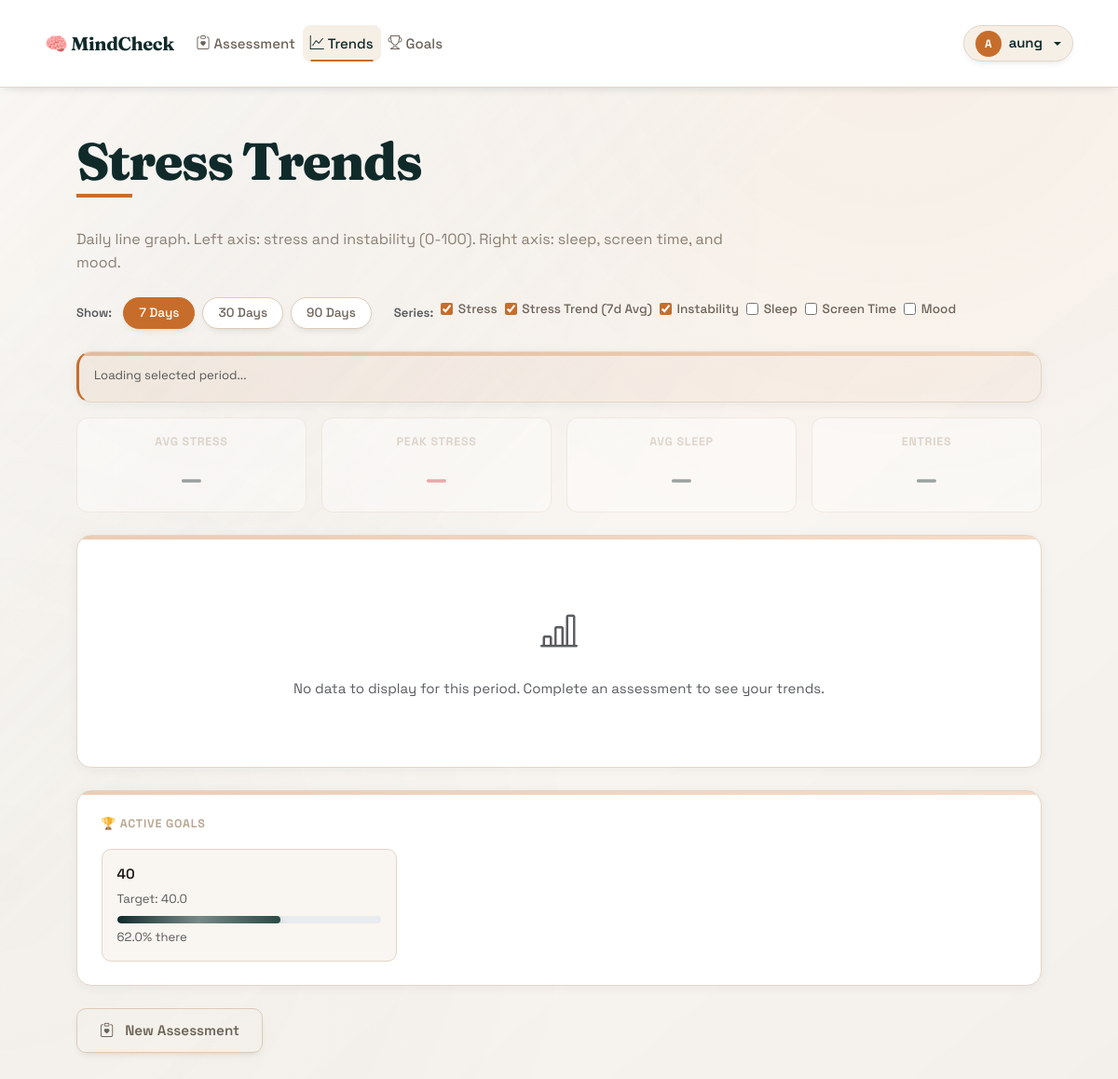
Screenshot of /history (signed in) with the database file from the repository.
### database.py (models this page shows, shortened)
class User(UserMixin, db.Model):
    __tablename__ = 'users'
    id = db.Column(db.Integer, primary_key=True)
    username = db.Column(db.String(80), unique=True, nullable=False, index=True)
    email = db.Column(db.String(120), unique=True, nullable=False, index=True)
    password_hash = db.Column(db.String(255), nullable=False)
    created_at = db.Column(db.DateTime, default=datetime.utcnow)
    goals = db.relationship('Goal', backref='user', lazy=True, cascade='all, delete-orphan')
    assessments = db.relationship('AssessmentEntry', backref='user', lazy=True, cascade='all, delete-orphan')

class Goal(db.Model):
    __tablename__ = 'goals'
    id = db.Column(db.Integer, primary_key=True)
    user_id = db.Column(db.Integer, db.ForeignKey('users.id'), nullable=False)
    goal_type = db.Column(db.String(50), nullable=False)  # 'avg_stress', 'peak_stress', 'streak_days'
    description = db.Column(db.String(255))
    target_value = db.Column(db.Float, nullable=False)
    current_value = db.Column(db.Float, default=0.0)
    deadline = db.Column(db.Date, nullable=True)
    created_at = db.Column(db.DateTime, default=datetime.utcnow)
    completed_at = db.Column(db.DateTime, nullable=True)
    status = db.Column(db.String(20), default='active')
    def calculate_progress(self):
        if self.goal_type in ['avg_stress', 'peak_stress']:
            if self.current_value <= self.target_value:
                return 100.0
            max_stress = 100.0  # Assuming stress is 0-100
            progress = max(0, (max_stress - self.current_value) / (max_stress - self.target_value) * 100)
            return min(100.0, progress)
        elif self.goal_type == 'streak_days':
            progress = (self.current_value / self.target_value) * 100
            return min(100.0, progress)
        return 0.0

### app.py (the view)
@app.route('/history')
@login_required
def history():
    history_data = _load_history_entries_for_user(current_user.id)
    active_goals = Goal.query.filter_by(user_id=current_user.id, status='active').all()
    has_unsaved_result = ('wizard_result' in session and 'wizard_saved_entry_id' not in session)
    return render_template('history.html',
                           history_data=history_data,
                           user=current_user,
                           goals=active_goals,
                           has_unsaved_result=has_unsaved_result)

### app.py (called while the page is built, shortened)
@login_manager.user_loader
def load_user(user_id):
    return User.query.get(int(user_id))

def _load_history_entries_for_user(user_id):
    db_entries = AssessmentEntry.query.filter_by(user_id=user_id).order_by(AssessmentEntry.created_at.asc()).all()
    db_history = [entry.to_history_dict() for entry in db_entries]
    json_history = StressHistory(user_id=user_id).load_history()
    if not db_history:
        return json_history
    if not json_history:
        return db_history

### stress_history.py (called while the page is built)
    def load_history(self):
        if not os.path.exists(self.history_file):
            return []
        try:
            with open(self.history_file, 'r') as f:
                return json.load(f)
        except (json.JSONDecodeError, IOError):
            return []

### templates/history.html (shortened to what this page needs)
{% extends "base.html" %}
{% block content %}
<div class="container py-5">
    <div class="page-header stack mb-4">
        <h1>Stress Trends</h1>
        <p class="page-subtitle">Daily line graph. Left axis: stress and instability (0-100). Right axis: sleep, screen time, and mood.</p>
    </div>
    <div class="d-flex flex-wrap gap-2 mb-4 align-items-center">
        <span class="text-muted small fw-600 me-1">Show:</span>
        <button class="btn btn-filter active" data-days="7" id="f7">7 Days</button>
        <button class="btn btn-filter" data-days="30" id="f30">30 Days</button>
        <button class="btn btn-filter" data-days="90" id="f90">90 Days</button>
        <span class="ms-3 text-muted small fw-600">Series:</span>
        <label class="series-toggle"><input type="checkbox" checked data-series="0"> Stress</label>
        <label class="series-toggle"><input type="checkbox" checked data-series="1"> Stress Trend (7d Avg)</label>
        <label class="series-toggle"><input type="checkbox" checked data-series="2"> Instability</label>
        <label class="series-toggle"><input type="checkbox" data-series="3"> Sleep</label>
        <label class="series-toggle"><input type="checkbox" data-series="4"> Screen Time</label>
        <label class="series-toggle"><input type="checkbox" data-series="5"> Mood</label>
    </div>
    <div class="result-card chart-info-card mb-3">
        <div class="small text-muted mb-1" id="rangeInfo">Loading selected period...</div>
    </div>
    <div class="row g-3 mb-4" id="statsRow">
        <div class="col-6 col-md-3">
            <div class="stat-mini-card text-center">
                <div class="label">Avg Stress</div>
                <div class="mini-score" id="avgStress">–</div>
            </div>
        </div>
        <div class="col-6 col-md-3">
            <div class="stat-mini-card text-center">
                <div class="label">Peak Stress</div>
                <div class="mini-score text-danger" id="peakStress">–</div>
            </div>
        </div>
        <div class="col-6 col-md-3">
            <div class="stat-mini-card text-center">
                <div class="label">Avg Sleep</div>
                <div class="mini-score" id="avgSleep">–</div>
            </div>
        </div>
        <div class="col-6 col-md-3">
            <div class="stat-mini-card text-center">
                <div class="label">Entries</div>
                <div class="mini-score" id="entryCount">–</div>
            </div>
        </div>
    </div>
    <div class="result-card chart-card mb-4">
        <div id="noDataMsg" class="text-center py-5 text-muted" style="display:none;">
            <i class="bi bi-bar-chart-line fs-1 mb-3 d-block"></i>
            No data to display for this period. Complete an assessment to see your trends.
        </div>
    </div>
    {% if goals %}
    <div class="result-card mb-4">
        <div class="label mb-3">🏆 Active Goals</div>
        <div class="row g-3">
            {% for goal in goals %}
            <div class="col-md-4">
                <div class="goal-mini-card">
                    <div class="fw-600 mb-1">{{ goal.description or goal.goal_type }}</div>
                    <div class="small text-muted">Target: {{ goal.target_value }}</div>
                    <div class="progress mt-2" style="height:8px; border-radius:99px;">
                        <div class="progress-bar bg-accent" style="width: {{ goal.calculate_progress()|round(0) }}%;">
                        </div>
                    </div>
                    <div class="small text-muted mt-1">{{ goal.calculate_progress()|round(0) }}% there</div>
                </div>
            </div>
            {% endfor %}
        </div>
    </div>
    {% endif %}
    <a href="{{ url_for('assess_step1') }}" class="btn btn-wizard-ghost">
        <i class="bi bi-clipboard-heart me-1"></i> New Assessment
    </a>
</div>
{% endblock %}

### templates/base.html (shortened to what this page needs)
<!DOCTYPE html>
<html lang="en">
<head>
    <link href="https://cdn.jsdelivr.net/npm/bootstrap@5.3.3/dist/css/bootstrap.min.css" rel="stylesheet">
    <link href="https://cdn.jsdelivr.net/npm/bootstrap-icons@1.11.3/font/bootstrap-icons.css" rel="stylesheet">
    <link rel="stylesheet" href="{{ url_for('static', filename='style.css') }}">
</head>
<body>
    <nav class="navbar navbar-expand-md navbar-light sticky-top app-nav">
        <div class="container-fluid nav-inner">
            <a class="navbar-brand brand" href="{{ url_for('home') }}">
                🧠 MindCheck
            </a>
            <div class="collapse navbar-collapse" id="mainNav">
                <ul class="navbar-nav me-auto mb-2 mb-md-0">
                    {% if current_user.is_authenticated %}
                    <li class="nav-item">
                        <a class="nav-link {% if request.endpoint and request.endpoint.startswith('assess') %}active{% endif %}"
                           href="{{ url_for('assess_step1') }}">
                            <i class="bi bi-clipboard-heart me-1"></i>Assessment
                        </a>
                    </li>
                    <li class="nav-item">
                        <a class="nav-link {% if request.endpoint == 'history' %}active{% endif %}"
                           href="{{ url_for('history') }}">
                            <i class="bi bi-graph-up me-1"></i>Trends
                        </a>
                    </li>
                    <li class="nav-item">
                        <a class="nav-link {% if request.endpoint == 'goals' %}active{% endif %}"
                           href="{{ url_for('goals') }}">
                            <i class="bi bi-trophy me-1"></i>Goals
                        </a>
                    </li>
                    {% endif %}
                </ul>
                {% if current_user.is_authenticated %}
                <div class="dropdown">
                    <button class="btn btn-sm profile-btn dropdown-toggle d-flex align-items-center gap-2"
                            type="button" data-bs-toggle="dropdown" aria-expanded="false"
                            id="profileDropdown">
                        <span class="avatar-circle">{{ current_user.username[0].upper() }}</span>
                        <span class="d-none d-md-inline fw-600">{{ current_user.username }}</span>
                    </button>
                </div>
                {% else %}
                <a href="{{ url_for('login') }}" class="btn btn-sm btn-outline-dark">Sign in</a>
                {% endif %}
            </div>
        </div>
    </nav>
    <div class="toast-container position-fixed bottom-0 end-0 p-3" style="z-index: 9999;">
    </div>
    <main class="main-content">
        {% block content %}{% endblock %}
    </main>
</body>
</html>

### rows the page displays
User: username "A", username "aung"
Goal: description "40", target_value "40.0", calculate_progress "62.0"
